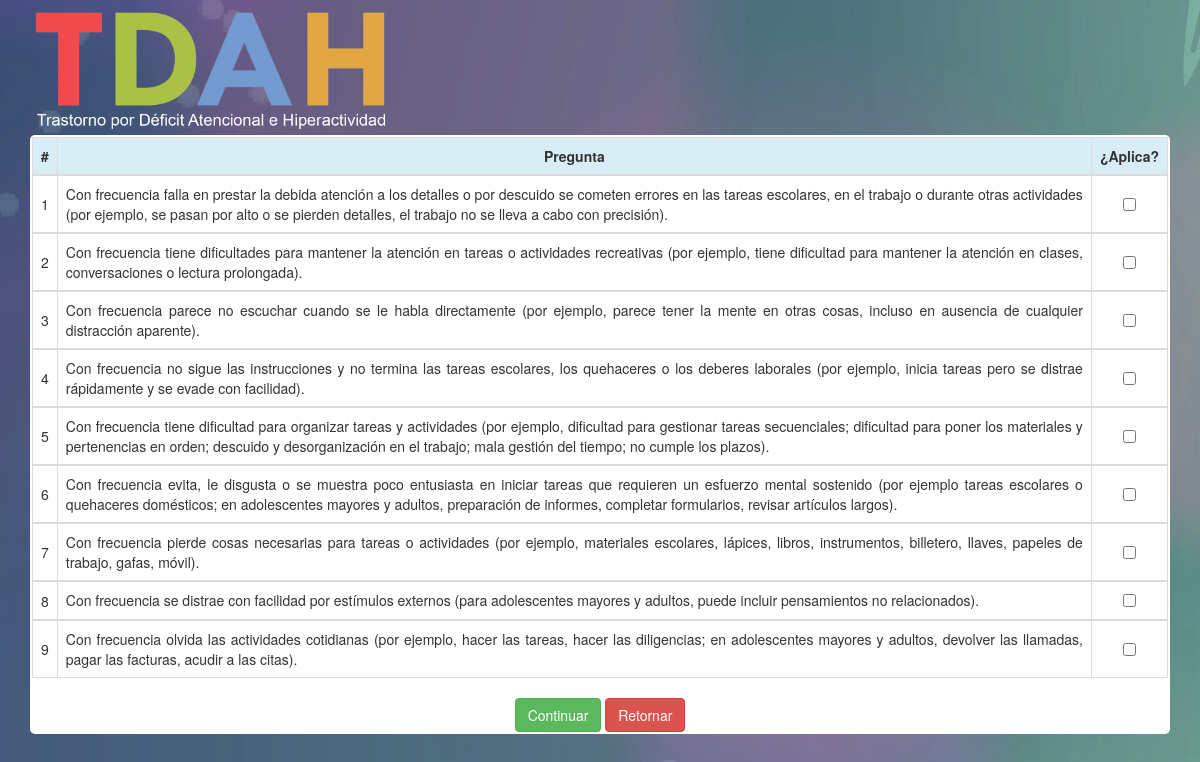
Screenshot of /main.php (signed in) with the database file from the repository.
### tables this page shows
CREATE TABLE IF NOT EXISTS `sintoma` (
  `id` int(11) NOT NULL AUTO_INCREMENT,
  `pregunta` varchar(500) NOT NULL,
  `tipo_pregunta` varchar(1) NOT NULL,
  PRIMARY KEY (`id`)
);

### mainphp.php (called while the page is built, shortened)
<?php
function principal($m)
{
  $db=connect();
  mysqli_set_charset($db,"utf8");
  $query = $db->query("SELECT * from sintoma where tipo_pregunta='$m' order by id");
  return $query;
}
?>

### main.php (the view, shortened to what this page needs)
<?php
	include 'mainphp.php';
	$q=principal('a');
	$ct=0;
?>
<!DOCTYPE html>
<html>
<head>
	<link rel="stylesheet" type="text/css" href="css/bootstrap.min.css">
	<link rel="stylesheet" type="text/css" href="css/estilo.css">
</head>
<body>
	<div class="container">
		<div>
			<div class="row">
				<img class="col-sm-4" src="images/tdah.png" >
			</div>
		</div>
		<div class="box">
			<form method="post" action="maindb.php">
				<div class='table-responsive'>
					<table class='table table-bordered table-hover'>
						<thead>
							<tr class="info">
								<th>#</th>
								<th class="text-center">Pregunta</th>
								<th>¿Aplica?</th>
							</tr>
						</thead>
						<?php
						while ($row = $q->fetch_array())
						{
							$ct++;
							$pregunta=$row['pregunta'];
							echo "<tbody>
							<tr>
							<td class='text-center middle'>$ct</td>
							<td class='text-justify'>$pregunta</td>
							<td class='text-center middle'><input type='checkbox' id='mycheckbox$ct' name='mycheckbox$ct'></td>
							</tr>
							</tbody>";
						}
						?>
					</table>
				</div>
				<center>
					<input type="submit" class="btn btn-success" name="" value="Continuar">
					<input type="button" class="btn btn-danger" name="" value="Retornar" onclick="main()">
				</center>
			</form>
		</div>
	</div>
</body>
</html>

### css/estilo.css (style rules this page uses)
.middle { vertical-align: middle !important; }
body { background-image: url("../images/bg.jpg"); }
.box { border-radius: 5px; background-color: white; padding: 2px 2px 2px 2px; }

### rows the page displays
sintoma: pregunta "Con frecuencia falla en prestar la debida atención a los detalles o por descuido se cometen errores en las tareas escolares, en el trabajo o durante otras actividades (por ejemplo, se pasan por alto o se pierden detalles, el trabajo no se lleva a cabo con precisión)."
sintoma: pregunta "Con frecuencia tiene dificultades para mantener la atención en tareas o actividades recreativas (por ejemplo, tiene dificultad para mantener la atención en clases, conversaciones o lectura prolongada)."
sintoma: pregunta "Con frecuencia parece no escuchar cuando se le habla directamente (por ejemplo, parece tener la mente en otras cosas, incluso en ausencia de cualquier distracción aparente)."
sintoma: pregunta "Con frecuencia no sigue las instrucciones y no termina las tareas escolares, los quehaceres o los deberes laborales (por ejemplo, inicia tareas pero se distrae rápidamente y se evade con facilidad)."
sintoma: pregunta "Con frecuencia tiene dificultad para organizar tareas y actividades (por ejemplo, dificultad para gestionar tareas secuenciales; dificultad para poner los materiales y pertenencias en orden; descuido y desorganización en el trabajo; mala gestión del tiempo; no cumple los plazos)."
sintoma: pregunta "Con frecuencia evita, le disgusta o se muestra poco entusiasta en iniciar tareas que requieren un esfuerzo mental sostenido (por ejemplo tareas escolares o quehaceres domésticos; en adolescentes mayores y adultos, preparación de informes, completar formularios, revisar artículos largos)."
sintoma: pregunta "Con frecuencia pierde cosas necesarias para tareas o actividades (por ejemplo, materiales escolares, lápices, libros, instrumentos, billetero, llaves, papeles de trabajo, gafas, móvil)."
sintoma: pregunta "Con frecuencia se distrae con facilidad por estímulos externos (para adolescentes mayores y adultos, puede incluir pensamientos no relacionados)."
sintoma: pregunta "Con frecuencia olvida las actividades cotidianas (por ejemplo, hacer las tareas, hacer las diligencias; en adolescentes mayores y adultos, devolver las llamadas, pagar las facturas, acudir a las citas)."
